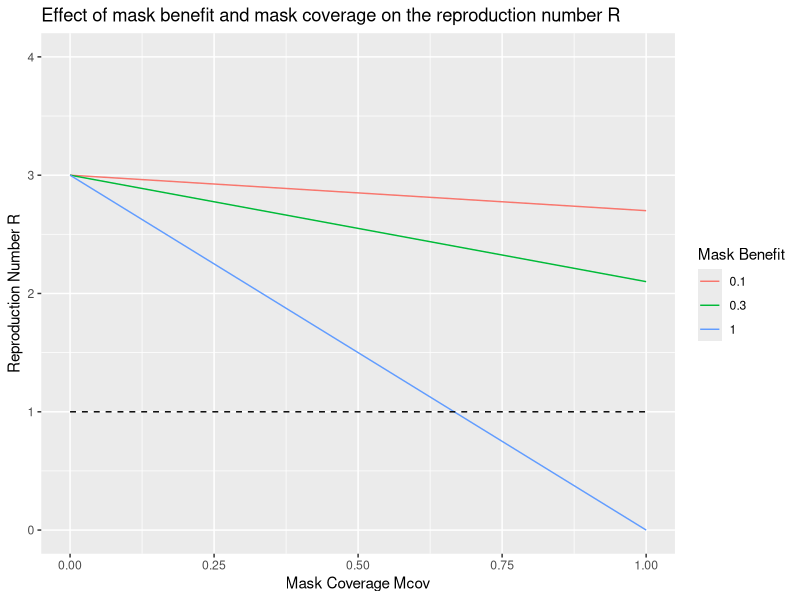
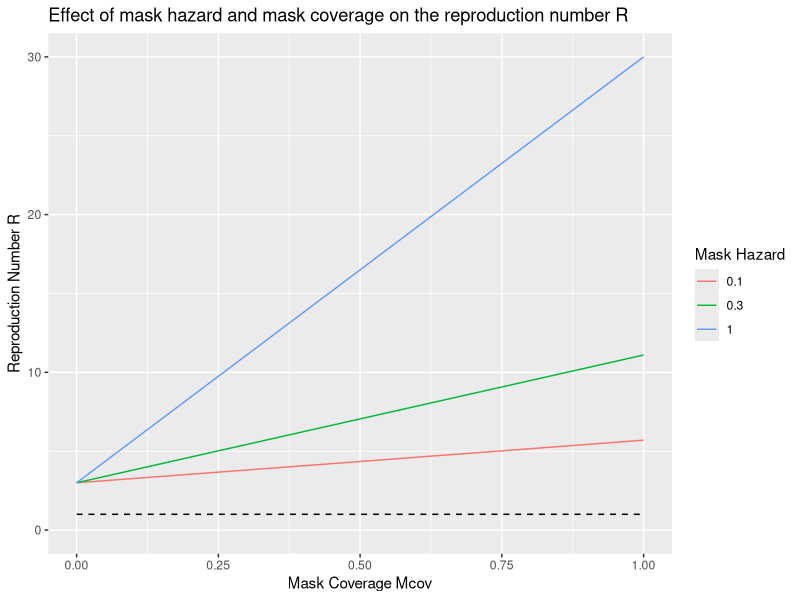

Reproduce these figures in R, in order.
library(ggplot2)

# b       # infections per contact (transmission risk) between 0 and 1. 
# k       # contacts per time
# d       # time per infectin (duration of infectivity)
# R = b*k*d

# b      (probability of infection given contact between a susceptible and infected individual)

# meff       # effectiveness of mask, probability between 0 and 1
# mask benefit = b*(1-m) # how much transmission risk is reduced.
# R_benefit = b*(1-m)*k*d = (1-m)*R

# mhazz       # hazardousness of mask, probability between 0 and 1
# mask harm = b*(1-m)+m = b+m*(1-b) # how much transmission risk is increased.
# R_harm =  [b+m*(1-b)]*k*d = [1+m*(1/b-1)]*R




# calculate benefit

Ro <- 3 # set R

Meff <- c(0.10,0.3,1) # filter efficiency of the mask
Mcov <- c(rep(0,length(Meff)),rep(1,length(Meff)))  # proportion of contacts that are taking place with proper use of a certain mask

Reff <- c(Meff*0+Ro,(1-Meff)*Ro)

MaskEff<-rep(Meff,2)

benefit<-data.frame(Mcov,Reff,MaskEff)

ggplot(benefit, aes(x=Mcov,y=Reff,group=MaskEff, color=factor(MaskEff))) +
  geom_line()+
  ylim(0,4) + 
  annotate("segment", linetype = "dashed", x = 0, xend = 1, y = 1, yend = 1) + 
  ggtitle("Effect of mask benefit and mask coverage on the reproduction number R") +
  ylab("Reproduction Number R") + 
  xlab("Mask Coverage Mcov") +
  labs(color = "Mask Benefit")


# calculate harm

Ro <- 3  # Set R0
b <- 0.1   # set transmission risk

Mhaz <- c(0.10,0.3,1) # hazardousness of the mask
Mcov <- c(rep(0,length(Mhaz)),rep(1,length(Mhaz)))  # proportion of contacts that are using mask

Rhaz <- c(Mhaz*0+Ro,(1+Mhaz*(1/b-1))*Ro)

MaskHaz <- rep(Mhaz,2)

harm<-data.frame(Mcov,Rhaz,MaskHaz)

ggplot(harm, aes(x=Mcov,y=Rhaz,group=MaskHaz,color=factor(MaskEff))) +
  geom_line()+ylim(0,30) +
  annotate("segment", linetype = "dashed", x = 0, xend = 1, y = 1, yend = 1) +  
  ggtitle("Effect of mask hazard and mask coverage on the reproduction number R") +
  ylab("Reproduction Number R") + 
  xlab("Mask Coverage Mcov") +
  labs(color = "Mask Hazard")



# how does mask hazard effect attack rate b?
b+Mhaz*(1-b)


